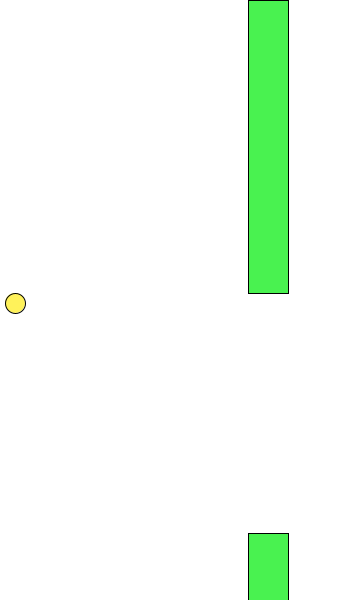
Frame 1 (no input)
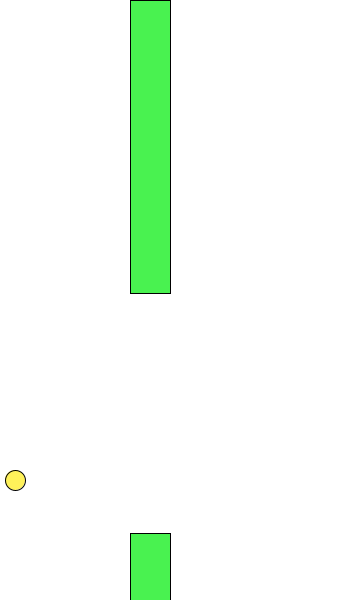
Frame 60 (the mouse pressed at the canvas centre just before this capture)
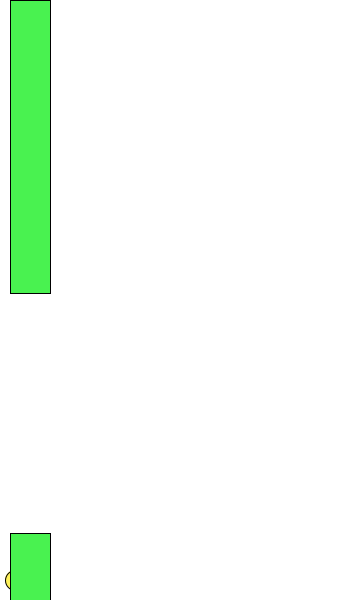
Frame 120 (the mouse held since frame 60 and released just before this capture)

The Processing sketch that drew these frames (run headless with seeded random() and noise(); from frame 60 on, the mouse is pressed at the canvas centre):

// Processing sketch: sketch_180826a
// ── sketch_180826a.pde
int uph = (int) random(100, 400);
int lph = 400-uph-40;
int pipeX = 250;
int X = 15;
int Y = 300;
int gravity = 1;
void setup(){
size(350, 600);
}

void draw(){
pipeX = pipeX -2;
Y = Y+3;
background(255, 255, 255);
fill(255, 242, 90);
ellipse(X, Y, 20, 20);
fill(73, 242, 80);
rect(pipeX, 0, 40, uph);
if(pipeX == -40){
pipeX = 350;
uph = (int) random(100, 400);
}
fill(73, 242, 80);
rect(pipeX, 600, 40, -lph);
if(pipeX == -40){
pipeX=350;
lph = (int) random(100, 400);
}
}

void mousePressed(){
Y = Y-80;
}
